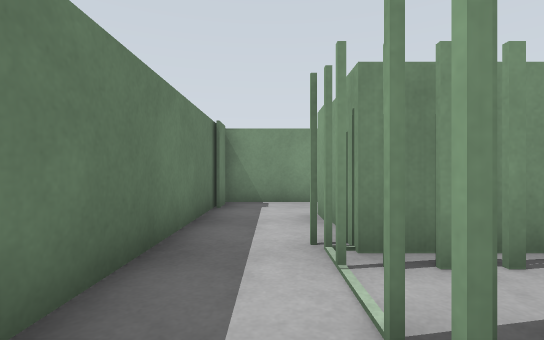
view 1 (above)

21 first-person views from a walk through a world built for the Gazebo simulator. The camera is 0.87 m above the floor, looks level and sees 85° across. The floor is counted in squares, 1 m on a side. Each view is taken from the middle of a square. On the plan, view 1 faces up. The plan holds only what a view shows up to about 11 squares ahead; the rest is blank. The place goes on beyond the plan.

view 2
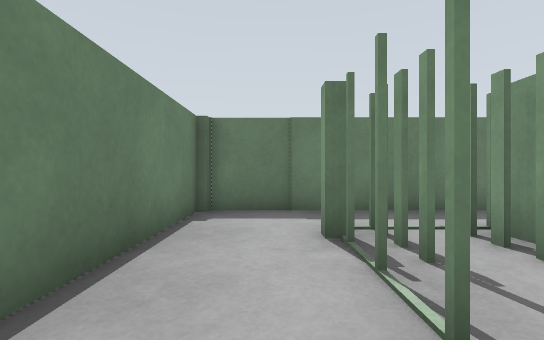

view 3
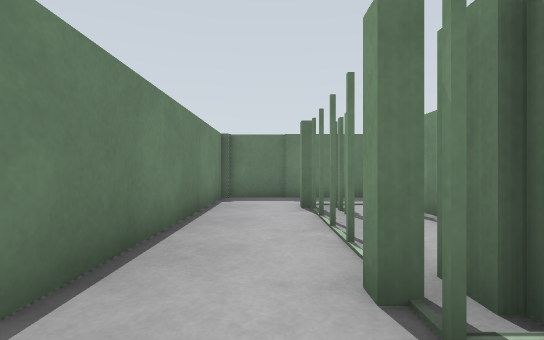

view 4
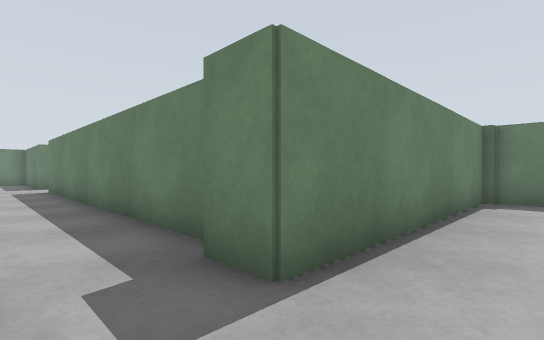

view 5
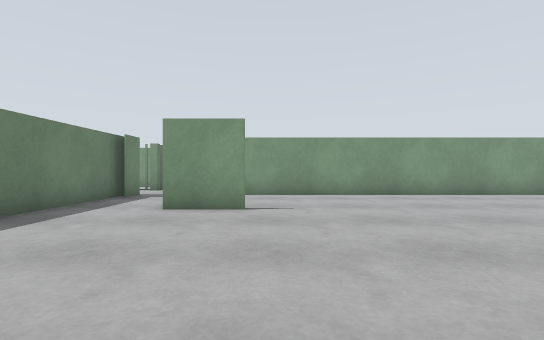

view 6
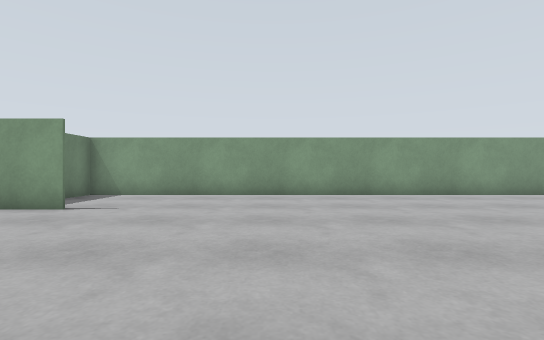

view 7
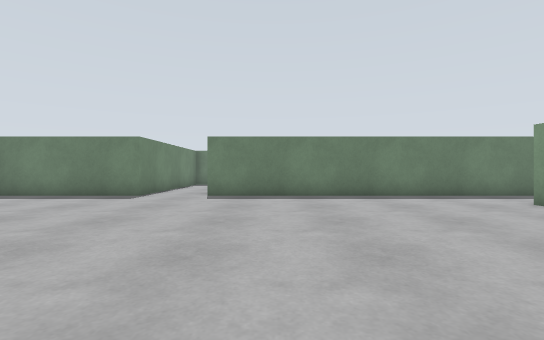

view 8
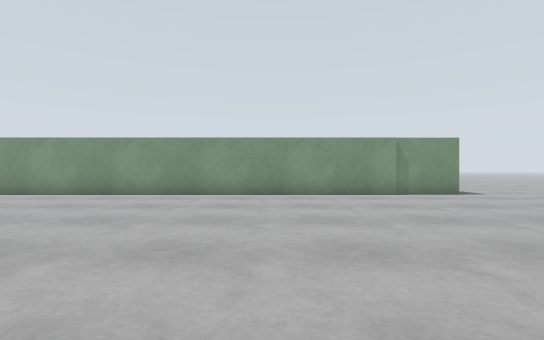

view 9
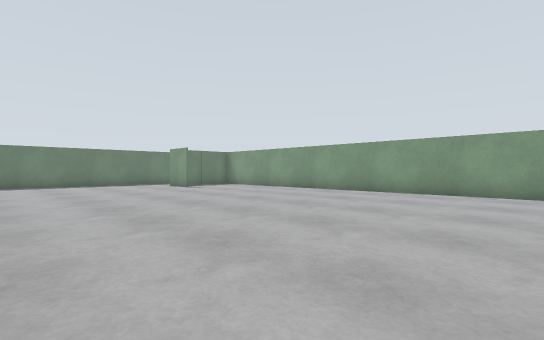

view 10
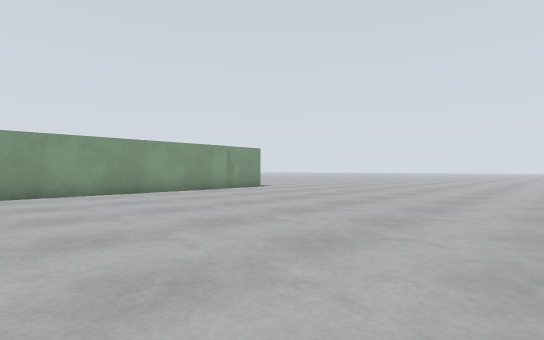

view 11
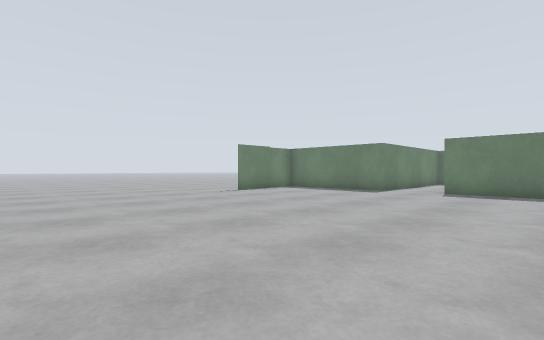

view 12
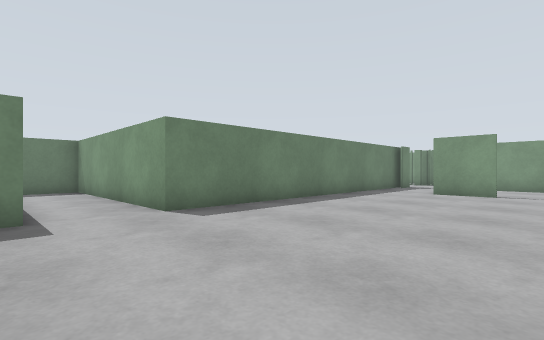

view 13
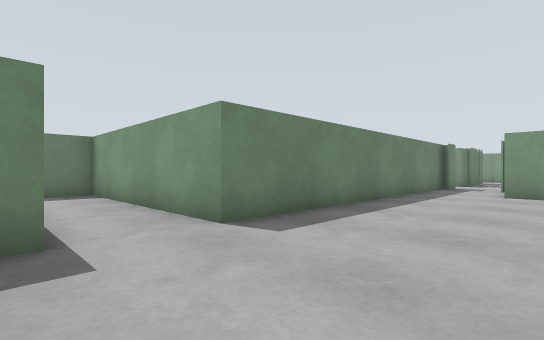

view 14
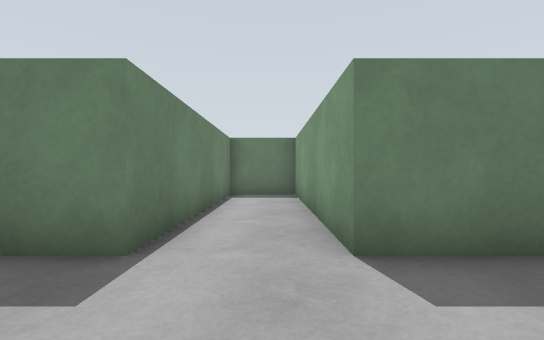

view 15
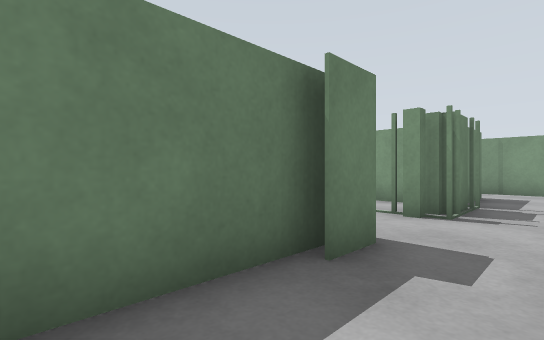

view 16
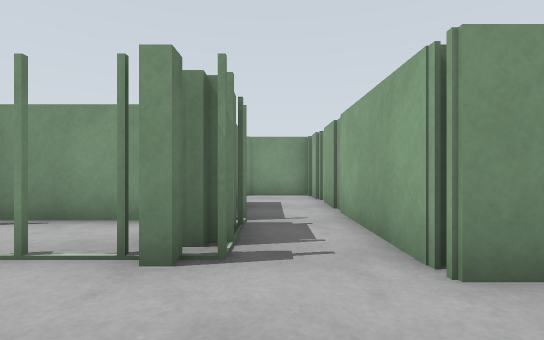

view 17
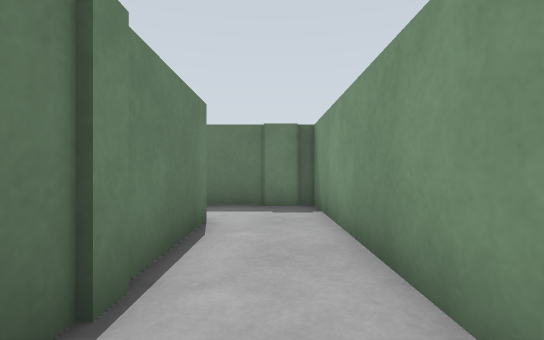

view 18
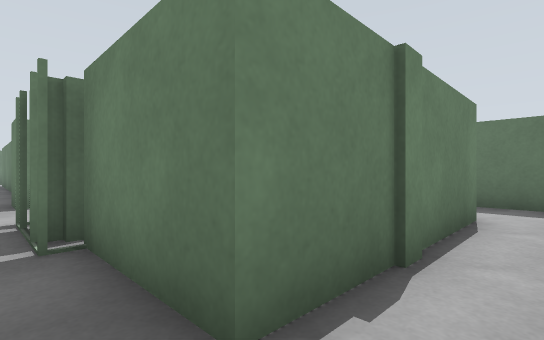

view 19
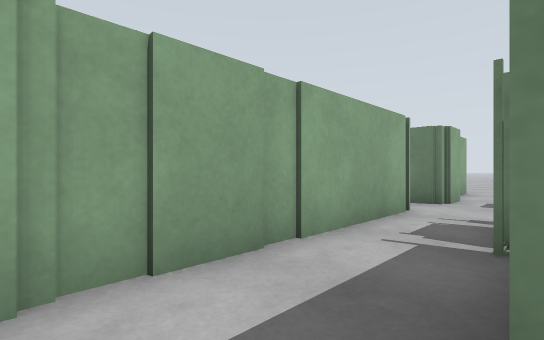

view 20
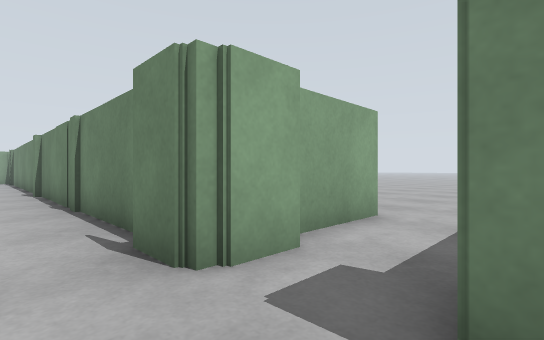

view 21
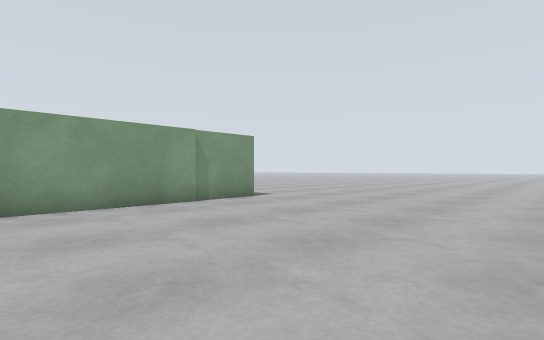

### Floor plan
Points are (right, up) in squares from view 1. A wall is a line through its corners. A room is listed if a view was taken in it or the views show most of it. See-through windows are left out.
Room 1 (view 1)
walls: (-1.4, 2.4) (-1.4, -1.6) (2.5, -1.6)
ways out: opening at (1.5, -0.5) to room 2; gap at (2, 2) to room 2; opening at (0, 3) to room 4
Room 2 (views 2, 20)
walls: (2.5, -1.6) (6.4, -1.6); (6.6, 1.4) (5.5, 1.4); (4.9, 3.1) (0.9, 3.1)
ways out: opening at (1.5, -0.5) to room 1; gap at (2, 2) to room 1; opening at (6, -0.5) to room 3
Room 3 (views 3, 4, 5, 6, 7, 8, 9, 10, 11, 12, 13, 14, 15, 16, 21)
walls: (10.5, -5.5) (8.6, -5.5) (8.6, -3.1); (8.1, -2.6) (8.1, -1.3) (9.5, -1.3); (29.5, -1.7) (8.7, -1.7) (8.7, -3); (6.4, -1.6) (6.4, -2.6); (6, -1.9) (6, -14.2) (-1.4, -14.2) (-1.4, -16.5) (6, -16.5) (6, -18.5)
ways out: opening at (6, -0.5) to room 2; opening at (7, 1) to room 5
Room 4 (views 17, 19)
walls: (0.9, 3.1) (0.9, 5.9) (6, 5.9); (6.5, 8.1) (-1.4, 8.1) (-1.4, 2.4)
ways out: opening at (0, 3) to room 1; opening at (6, 7) to room 5
Room 5 (view 18)
walls: (6.4, 2.8) (6.4, 1.2); (6.6, 2.7) (6.6, 1.4); (6, 5.9) (6, 3); (8.4, 0.3) (8.4, 7.6); (8.2, 8.1) (6.5, 8.1)
ways out: opening at (7, 1) to room 3; opening at (6, 7) to room 4

Where each view was taken, in squares from view 1:
view 1: 0 up, 0 right, facing up
view 2: 0 up, 5 right, facing left
view 3: 0 up, 8 right, facing left
view 4: 0 up, 8 right, facing down-left
view 5: 12 down, 11 right, facing up
view 6: 12 down, 15 right, facing up
view 7: 12 down, 16 right, facing left
view 8: 12 down, 24 right, facing up
view 9: 13 down, 24 right, facing up-left
view 10: 13 down, 20 right, facing up-right
view 11: 11 down, 18 right, facing down-left
view 12: 17 down, 12 right, facing up-left
view 13: 17 down, 10 right, facing up-left
view 14: 15 down, 9 right, facing left
view 15: 5 down, 8 right, facing up-left
view 16: 2 down, 7 right, facing up
view 17: 7 up, 6 right, facing left
view 18: 7 up, 7 right, facing down-left
view 19: 7 up, 6 right, facing down-right
view 20: 0 up, 6 right, facing down-right
view 21: 9 down, 24 right, facing up-right
